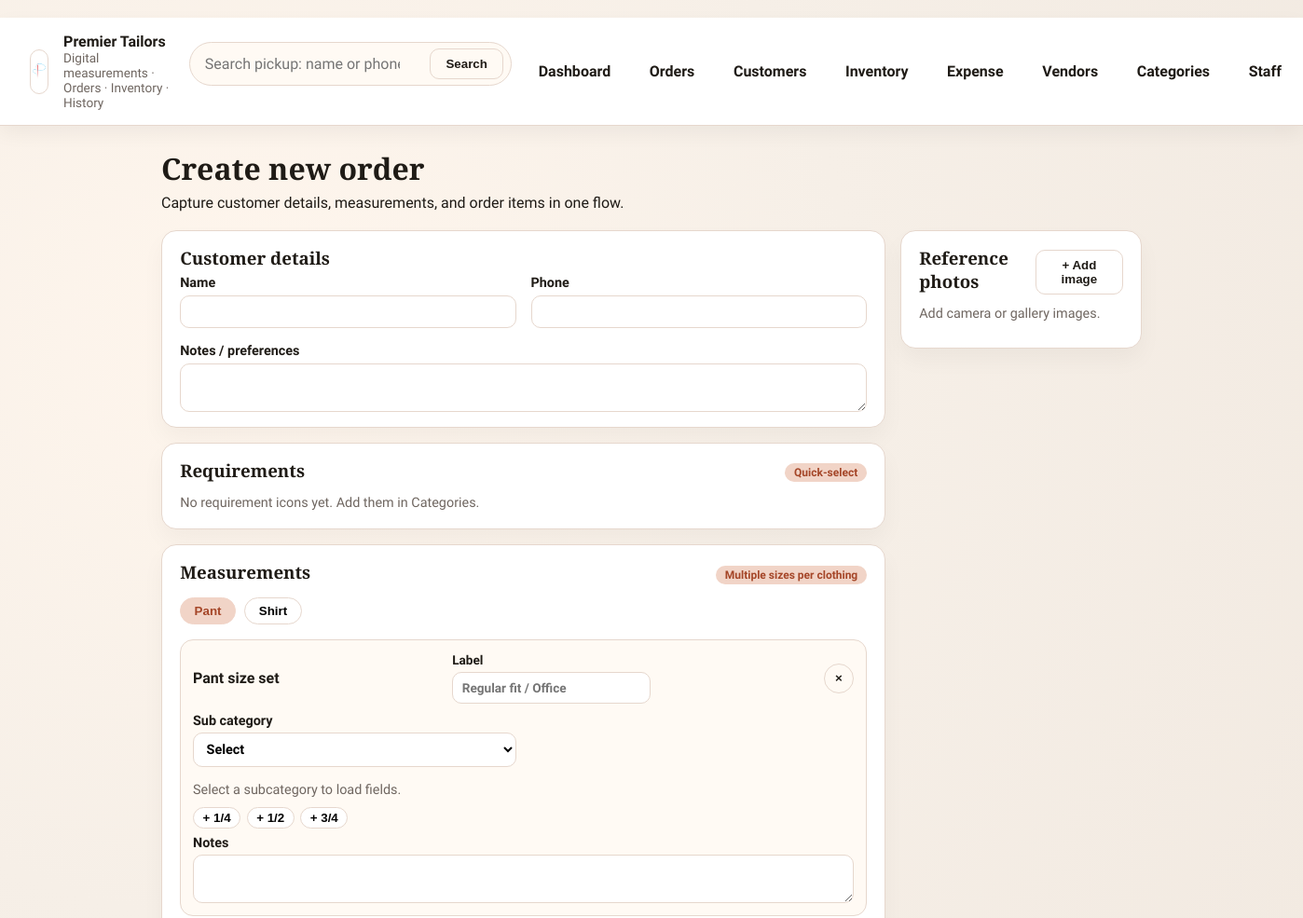
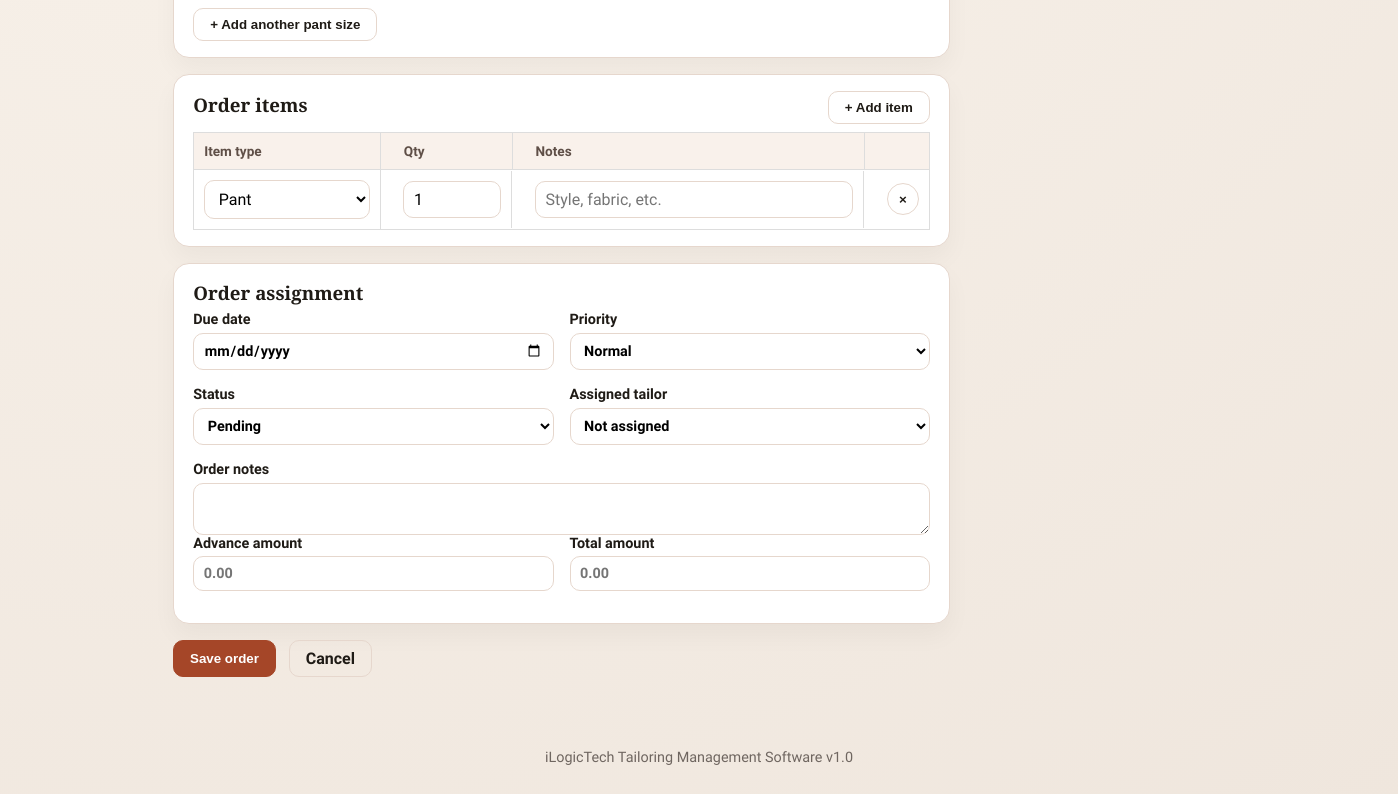
Screenshot of /orders/new with the database file from the repository (2 pictures, top to bottom).
### tables this page shows
CREATE TABLE categories (
            id INTEGER PRIMARY KEY AUTOINCREMENT,
            name TEXT NOT NULL UNIQUE,
            measurement_type TEXT NOT NULL
        );

### app.py (the view, shortened to what this page needs)
@app.route("/orders/new", methods=["GET", "POST"])
def order_new():
    conn = get_db()
    tailors = conn.execute("SELECT * FROM tailors ORDER BY team, name").fetchall()
    categories = conn.execute(
        "SELECT * FROM categories ORDER BY name"
    ).fetchall()
    subcategories = conn.execute(
        "SELECT * FROM subcategories ORDER BY name"
    ).fetchall()
    measurement_fields = conn.execute(
        "SELECT * FROM measurement_fields ORDER BY subcategory_id, sort_order, field_label"
    ).fetchall()
    requirement_icons = conn.execute(
        "SELECT * FROM requirement_icons ORDER BY name"
    ).fetchall()
    field_map = {}
    for row in measurement_fields:
        field_map.setdefault(str(row["subcategory_id"]), []).append(
            {"key": row["field_key"], "label": row["field_label"]}
        )
    conn.close()
    return render_template(
        "order_new.html",
        tailors=tailors,
        categories=categories,
        subcategories=subcategories,
        measurement_fields=measurement_fields,
        measurement_field_map=field_map,
        requirement_icons=requirement_icons,
    )

### app.py (called while the page is built)
def get_db() -> sqlite3.Connection:
    conn = sqlite3.connect(DB_PATH)
    conn.row_factory = sqlite3.Row
    return conn

@app.before_request
def ensure_db_ready() -> None:
    global _db_ready
    if not _db_ready:
        init_db()
        _db_ready = True

### templates/order_new.html (shortened to what this page needs)
﻿{% extends "base.html" %}
{% block content %}
<div class="page-head">
  <div>
    <h1>Create new order</h1>
    <p>Capture customer details, measurements, and order items in one flow.</p>
  </div>
</div>
<form class="stack" method="post" enctype="multipart/form-data">
  <div class="order-layout">
    <div class="order-main">
      <section class="card">
        <h3>Customer details</h3>
        <div class="grid two">
          <label>
            Name
            <input type="text" name="name" required />
          </label>
          <label>
            Phone
            <input type="text" name="phone" required />
          </label>
        </div>
        <label>
          Notes / preferences
          <textarea name="customer_notes" rows="2"></textarea>
        </label>
      </section>
      <section class="card">
        <div class="card-header">
          <h3>Requirements</h3>
          <span class="pill">Quick-select</span>
        </div>
        {% if requirement_icons %}
        <div class="req-grid">
          {% for req in requirement_icons %}
          <div class="req-toggle">
            <input id="req-{{ req.id }}" type="checkbox" name="requirements" value="{{ req.name }}" />
            <label for="req-{{ req.id }}">
              <span class="req-icon">
                <img src="{{ url_for('static', filename='req_icons/' ~ req.filename) }}" alt="{{ req.name }}" />
              </span>
              <span>{{ req.name }}</span>
            </label>
          </div>
          {% endfor %}
        </div>
        {% else %}
        <p class="muted">No requirement icons yet. Add them in Categories.</p>
        {% endif %}
      </section>
      <section class="card">
        <div class="card-header">
          <h3>Measurements</h3>
          <span class="pill">Multiple sizes per clothing</span>
        </div>
        {% if categories %}
        <div class="tabs">
          {% for category in categories %}
          <button type="button" class="tab-btn {{ 'active' if loop.first else '' }}" data-tab="cat-{{ category.id }}">{{ category.name }}</button>
          {% endfor %}
        </div>
        {% for category in categories %}
        <div class="tab-panel {{ 'active' if loop.first else '' }}" data-panel="cat-{{ category.id }}">
          <div class="measurement-list" data-kind="{{ category.id }}">
            <div class="measurement-block">
              <div class="measurement-head">
                <div class="measurement-title">{{ category.name }} size set</div>
                <label class="measurement-label">Label
                  <input class="measure-label-input" type="text" name="measure_label" placeholder="Regular fit / Office" />
                </label>
                <button type="button" class="btn ghost measure-delete" aria-label="Remove size">×</button>
              </div>
              <div class="grid two">
                <label>
                  Sub category
                  <select name="measure_subcategory_id" class="subcategory-select">
                    <option value="">Select</option>
                  </select>
                </label>
                <div></div>
              </div>
              <p class="muted measurement-empty">Select a subcategory to load fields.</p>
              <div class="fraction-row">
                <button type="button" class="fraction-chip" data-value="1/4">+ 1/4</button>
                <button type="button" class="fraction-chip" data-value="1/2">+ 1/2</button>
                <button type="button" class="fraction-chip" data-value="3/4">+ 3/4</button>
              </div>
              <label>
                Notes
                <textarea name="measure_notes" rows="2"></textarea>
              </label>
            </div>
          </div>
          <div class="measurement-actions">
            <button type="button" class="btn ghost add-measure" data-target="{{ category.id }}">+ Add another {{ category.name | lower }} size</button>
          </div>
        </div>
        {% endfor %}
        {% else %}
        <p class="muted">No categories yet. Add them in Categories.</p>
        {% endif %}
      </section>
      <section class="card">
        <div class="card-header">
          <h3>Order items</h3>
          <button type="button" class="btn ghost" id="add-item">+ Add item</button>
        </div>
          <div class="table order-items-table">
            <div class="table-row table-head">
              <div>Item type</div>
              <div>Qty</div>
              <div>Notes</div>
              <div></div>
            </div>
            <div id="items" data-item-options="{{ categories | map(attribute='name') | join('|') }}">
              <div class="table-row">
                <div>
                  <select name="item_type">
                  {% if categories %}
                  {% for category in categories %}
                  <option value="{{ category.name }}">{{ category.name }}</option>
                  {% endfor %}
                  {% else %}
                  <option value="">No categories</option>
                  {% endif %}
                </select>
              </div>
              <div><input type="number" name="item_qty" value="1" min="1" /></div>
              <div><input type="text" name="item_notes" placeholder="Style, fabric, etc." /></div>
              <div><button type="button" class="btn ghost item-delete" aria-label="Remove item">×</button></div>
            </div>
          </div>
        </div>
      </section>
      <section class="card">
        <h3>Order assignment</h3>
        <div class="grid two">
          <label>
            Due date
            <input type="date" name="due_date" />
          </label>
          <label>
            Priority
            <select name="priority">
              <option>Normal</option>
            </select>
          </label>
          <label>
            Status
            <select name="status">
              <option>Pending</option>
            </select>
          </label>
          <label>
            Assigned tailor
            <select name="assigned_tailor">
              <option value="">Not assigned</option>
            </select>
          </label>
        </div>
        <label>
          Order notes
          <textarea name="order_notes" rows="2"></textarea>
        </label>
        <div class="grid two">
          <label>
            Advance amount
            <input type="number" step="0.01" name="advance_amount" placeholder="0.00" />
          </label>
          <label>
            Total amount
            <input type="number" step="0.01" name="total_amount" placeholder="0.00" />
          </label>
        </div>
      </section>
      <div class="actions">
        <button type="submit" class="btn primary">Save order</button>
        <a class="btn ghost" href="{{ url_for('orders') }}">Cancel</a>
      </div>
    </div>
    <aside class="order-side">
      <section class="card photo-card">
        <div class="card-header">
          <h3>Reference photos</h3>
          <button type="button" class="btn ghost" id="add-image-btn">
            + Add image
          </button>
        </div>
        <p class="muted">Add camera or gallery images.</p>
      </section>
    </aside>
  </div>
</form>
{% endblock %}

### static/style.css (style rules this page uses)
:root { --ink: #1f1b16; --muted: #6f6660; --surface: #f7f2ea; --panel: #ffffff; --accent: #a54628; --accent-soft: #f1d4c7; --line: #e6d7cd; --warning: #d7762a; --font-title: "Playfair Display", "Times New Roman", serif; --font-body: "Source Sans 3", "Segoe UI", sans-serif; }
* { box-sizing: border-box; }
body { margin: 0; font-family: var(--font-body); color: var(--ink); background: radial-gradient(circle at 20% 20%, #fff6ed 0%, #f6efe7 35%, #efe6dd 100%); }
h1, h2, h3 { font-family: var(--font-title); margin: 0 0 0.4rem 0; }
p { margin: 0.2rem 0; }
a { text-decoration: none; color: inherit; }
.grid { display: grid; gap: 1rem; margin-bottom: 1rem; }
.grid.two { grid-template-columns: repeat(2, minmax(0, 1fr)); }
.card { background: var(--panel); border: 1px solid var(--line); border-radius: 16px; padding: 1rem 1.2rem; box-shadow: 0 12px 24px rgba(0, 0, 0, 0.04); height: 100%; }
.card-header { display: flex; justify-content: space-between; align-items: center; margin-bottom: 0.5rem; }
.pill { background: var(--accent-soft); color: var(--accent); padding: 0.2rem 0.6rem; border-radius: 999px; font-size: 0.75rem; font-weight: 600; }
.muted { color: var(--muted); font-size: 0.9rem; }
.btn { border: 1px solid var(--accent); background: transparent; color: var(--accent); padding: 0.5rem 1rem; border-radius: 10px; font-weight: 600; cursor: pointer; }
.btn.primary { background: var(--accent); color: white; }
.btn.ghost { border-color: var(--line); color: var(--ink); }
.page-head { display: flex; justify-content: space-between; gap: 1rem; align-items: center; margin-bottom: 1rem; }
.stack { display: grid; gap: 1rem; }
.table { display: grid; gap: 0; border: 1px solid #ddd; border-radius: 0; background: #fff; overflow: hidden; }
.table-row { display: grid; grid-template-columns: var(--table-cols); gap: 0; align-items: center; padding: 0; border-bottom: 1px solid #ddd; }
.table-row.table-head { background: #f9f1eb; font-weight: 600; font-size: 0.9rem; text-transform: none; color: #5f4f47; border-bottom: 1px solid #ddd; }
.table-row:last-child { border-bottom: none; }
.table-row > * { padding: 10px; border-right: 1px solid #ddd; }
.table-row > *:first-child { border-left: none; }
.table-row > *:last-child { border-right: none; }
.order-items-table .table-row { grid-template-columns: 1.1fr 0.7fr 2fr 0.3fr; align-items: center; gap: 0.8rem; }
.order-items-table .table-row.table-head { font-size: 0.85rem; }
.order-items-table select, .order-items-table input { width: 100%; }
.order-items-table .table-row .btn.ghost { width: 32px; height: 32px; border-radius: 50%; padding: 0; display: inline-grid; place-items: center; }
.measurement-head { display: grid; grid-template-columns: 1fr auto auto; gap: 0.6rem; align-items: center; }
.measurement-head .measure-delete { width: 32px; height: 32px; border-radius: 50%; padding: 0; }
label { display: grid; gap: 0.3rem; font-weight: 600; font-size: 0.9rem; }
input, select, textarea { border: 1px solid var(--line); border-radius: 10px; padding: 0.5rem 0.6rem; font: inherit; background: #fff; }
textarea { resize: vertical; }
.actions { display: flex; gap: 0.8rem; }
.tabs { display: flex; gap: 0.6rem; margin-bottom: 1rem; }
.tab-btn { border: 1px solid var(--line); background: var(--panel); padding: 0.4rem 0.9rem; border-radius: 999px; cursor: pointer; font-weight: 600; }
.tab-btn.active { background: var(--accent-soft); color: var(--accent); border-color: var(--accent-soft); }
.tab-panel { display: none; }
.tab-panel.active { display: block; }
.order-layout { display: grid; grid-template-columns: 3fr 1fr; gap: 1rem; align-items: start; }
.order-main { display: grid; gap: 1rem; }
.order-side { display: grid; gap: 1rem; position: sticky; top: 110px; }
.measurement-list { display: grid; gap: 1rem; }
.measurement-block { border: 1px solid var(--line); border-radius: 14px; padding: 0.8rem; background: #fffaf4; }
.measurement-head { display: flex; justify-content: space-between; align-items: center; gap: 1rem; margin-bottom: 0.6rem; }
.measurement-title { font-weight: 700; }
.measurement-label { display: grid; gap: 0.3rem; font-weight: 600; font-size: 0.85rem; }
.measurement-actions { margin-top: 0.6rem; }
.fraction-row { display: flex; gap: 0.4rem; flex-wrap: wrap; margin: 0.6rem 0 0.4rem; }
.fraction-chip { border: 1px solid var(--line); background: #fff; padding: 0.2rem 0.6rem; border-radius: 999px; cursor: pointer; font-weight: 600; }

### rows the page displays
categories: name "Pant", name "pant"
categories: name "Shirt"

### other values shown
form field item_type "Pant"
